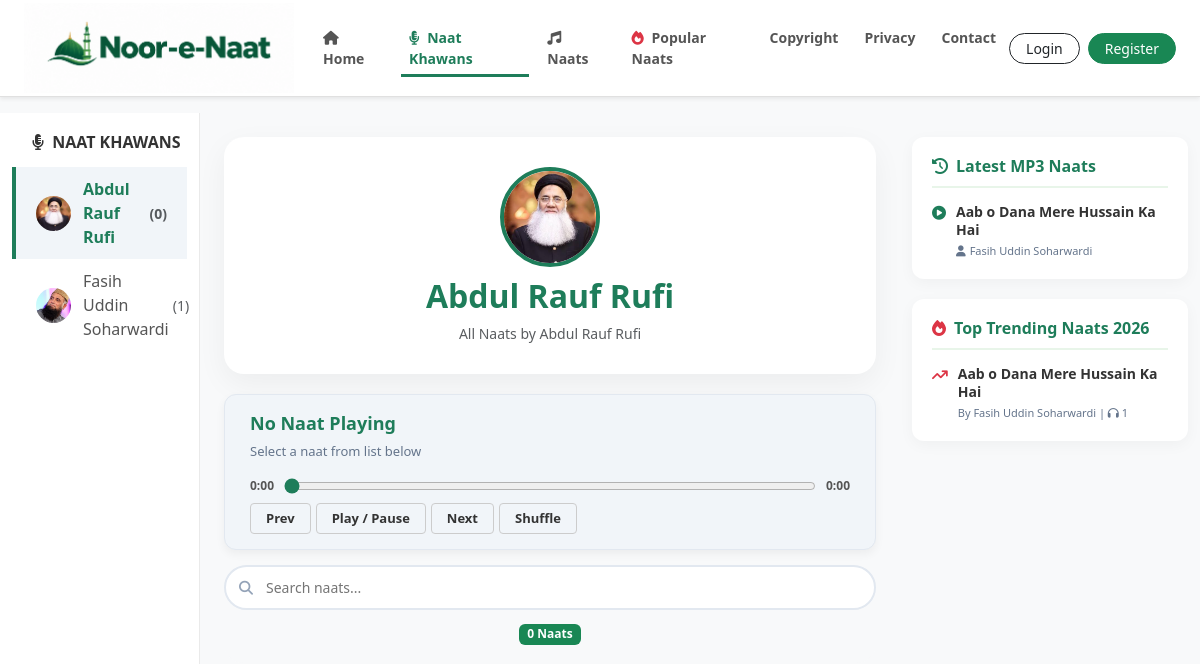
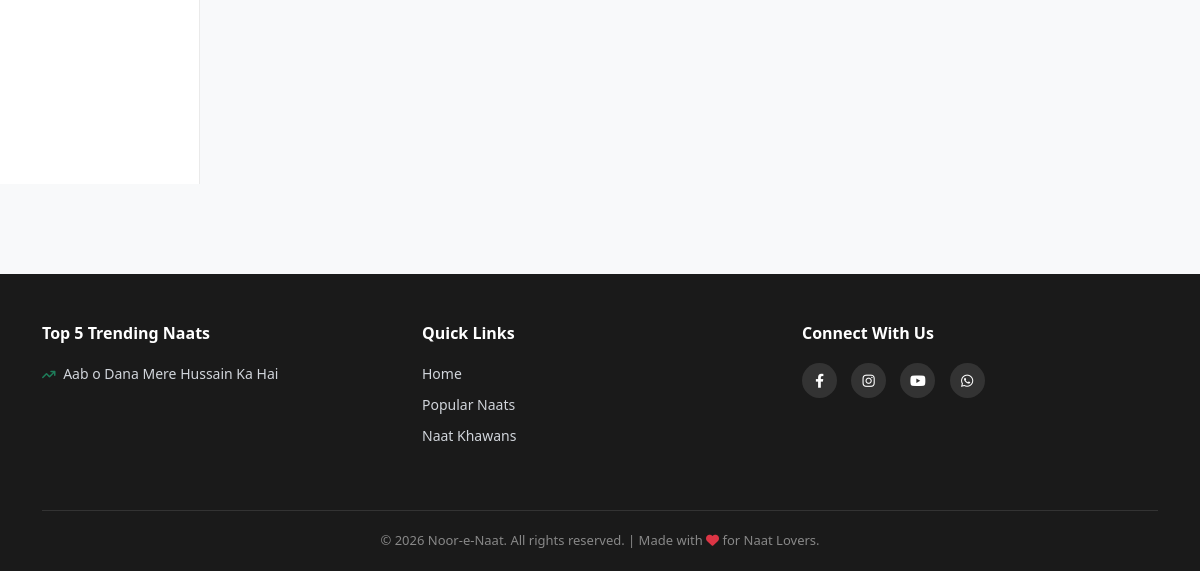
Before: /khawan/3/ with the older database file (2 pictures, top to bottom).
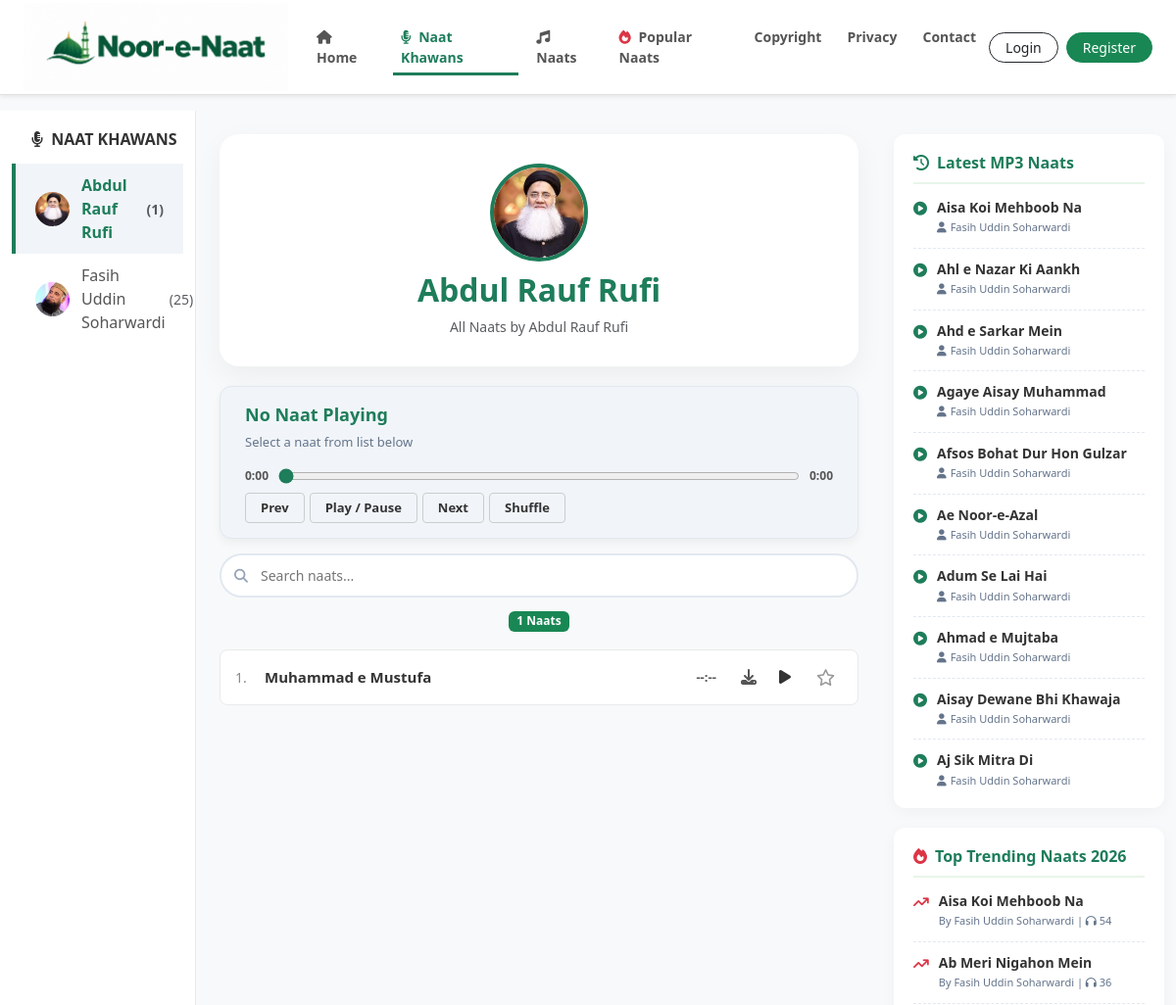
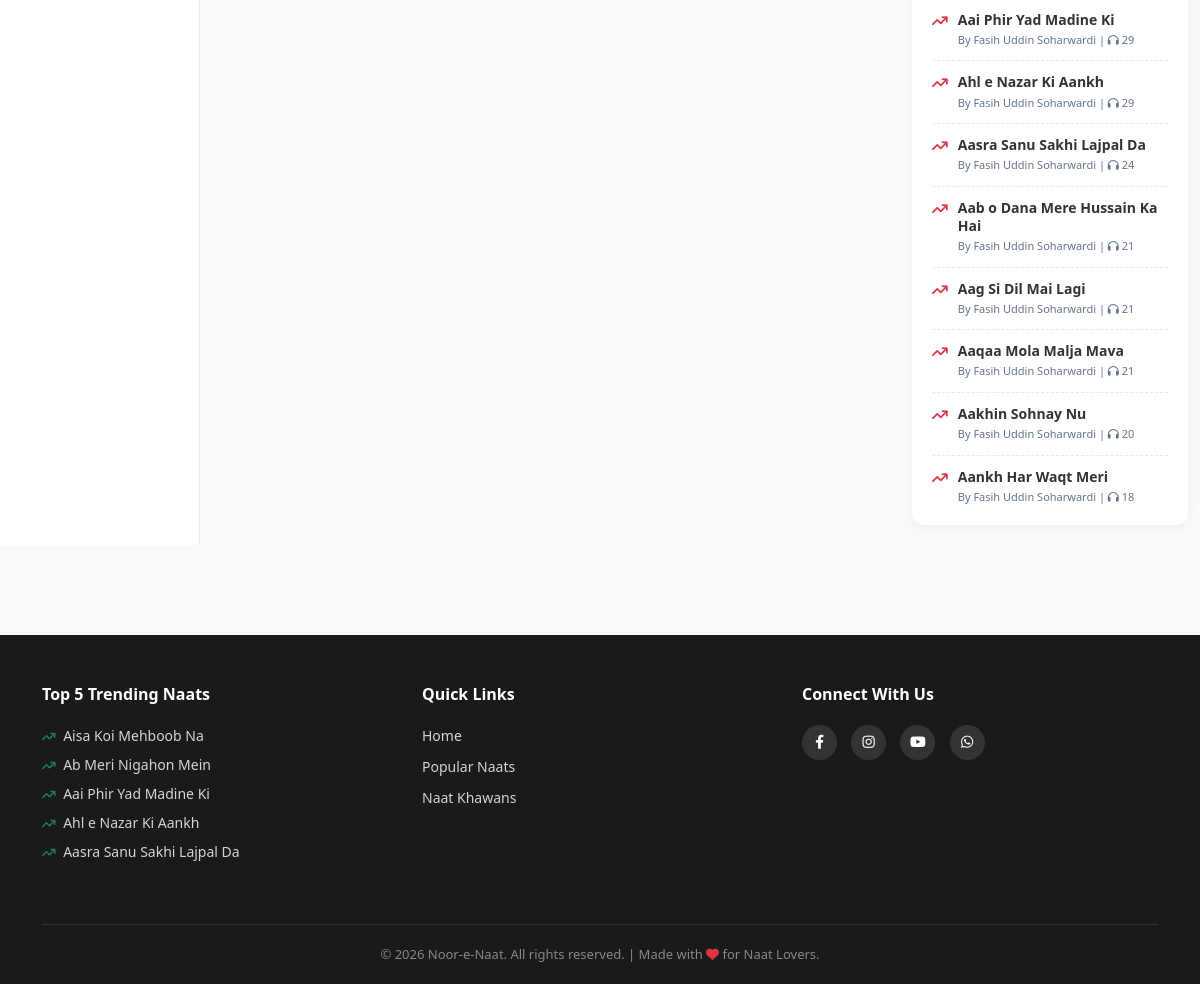
After: the same page with the newer database file (2 pictures, top to bottom).
### naat_app/models.py (models this page shows, shortened)
class NaatKhawan(models.Model):
    name = models.CharField(max_length=200)
    image = models.ImageField(upload_to='naat_khawan/', blank=True, null=True)

class Naat(models.Model):
    title = models.CharField(max_length=200)
    naat_khawan = models.ForeignKey(NaatKhawan, on_delete=models.CASCADE, related_name='naats')
    audio_file = models.FileField(upload_to='naats/')
    uploaded_at = models.DateTimeField(auto_now_add=True)
    is_live = models.BooleanField(default=True)
    is_popular = models.BooleanField(default=False)
    views = models.IntegerField(default=0, help_text="Kitni dafa suni gayi")

### naat_app/views.py (the view)
# urls.py: path('khawan/<int:khawan_id>/', views.naat_khawan_profile, name='khawan_profile'),
def naat_khawan_profile(request, khawan_id):
    khawan = get_object_or_404(NaatKhawan, id=khawan_id)
    naats_query = Naat.objects.filter(naat_khawan=khawan, is_live=True).order_by('-uploaded_at')
    query = request.GET.get('q')
    if query:
        naats_query = naats_query.filter(title__icontains=query)
    naats_list = list(naats_query)
    favorite_ids = []
    if request.user.is_authenticated:
        favorite_ids = list(Favorite.objects.filter(user=request.user).values_list('naat_id', flat=True))
    khawans = NaatKhawan.objects.annotate(naat_count=Count('naats', filter=Q(naats__is_live=True))).order_by('id')
    latest_naats = Naat.objects.filter(is_live=True).order_by('-uploaded_at')[:10]
    trending_naats = Naat.objects.filter(is_live=True).order_by('-views')[:10]
    context = {
        'khawan': khawan, 'naats': naats_list, 'khawans': khawans,
        'latest_naats': latest_naats, 'trending_naats': trending_naats,
        'search_query': query, 'favorite_ids': favorite_ids,
    }
    return render(request, 'profile.html', context)

### naat_app/templates/profile.html (shortened to what this page needs)
{% extends 'base.html' %}
{% block content %}
<div class="container-fluid mt-3">
    <div class="row">
        <div class="col-md-3 col-lg-2 sidebar d-none d-md-block">
            <h5><i class="fa-solid fa-microphone-lines me-1"></i> Naat Khawans</h5>
            {% for k in khawans %}
                <a href="{% url 'khawan_profile' k.id %}" class="khawan-link {% if k.id == khawan.id %}active{% endif %}">
                    {% if k.image %}<img src="{{ k.image.url }}" class="artist-img-sidebar" alt="{{ k.name }}">{% else %}<div class="artist-placeholder-sidebar"><i class="fa-solid fa-user"></i></div>{% endif %}
                    {{ k.name }} <span class="ms-1 text-muted small">({{ k.naat_count }})</span>
                </a>
            {% endfor %}
        </div>
        <div class="col-12 col-md-6 col-lg-7 main-content p-3 p-md-4">
            <div class="sticky-content-wrapper">
                <div class="profile-header">
                    {% if khawan.image %}
                        <img src="{{ khawan.image.url }}" class="profile-img" alt="{{ khawan.name }}">
                    {% else %}
                        <div class="profile-placeholder"><i class="fa-solid fa-user"></i></div>
                    {% endif %}
                    <h2 class="fw-bold" style="color: #1e7d5a;">{{ khawan.name }}</h2>
                    <p class="text-muted mb-0" style="font-size: 14px;">All Naats by {{ khawan.name }}</p>
                </div>
                <div class="top-player">
                    <div class="d-flex justify-content-between align-items-start">
                        <div>
                            <div class="tp-title" id="tp-title">No Naat Playing</div>
                            <div class="tp-artist" id="tp-artist">Select a naat from list below</div>
                        </div>
                    </div>
                    <div class="custom-audio-wrapper mb-2">
                        <span class="audio-time" id="tp-current">0:00</span>
                        <input type="range" id="tp-progress" class="audio-progress" value="0" min="0" max="100" step="0.1">
                        <span class="audio-time" id="tp-duration">0:00</span>
                    </div>
                    <div class="tp-controls d-flex">
                        <button type="button" onclick="tpPrev()">Prev</button>
                        <button type="button" onclick="tpToggle()" id="tp-play-btn">Play / Pause</button>
                        <button type="button" onclick="tpNext()">Next</button>
                        <button type="button" onclick="tpShuffle()" id="tp-shuffle-btn">Shuffle</button>
                    </div>
                </div>
                <div class="search-container">
                    <i class="fa-solid fa-magnifying-glass"></i>
                    <input type="text" id="searchInput" placeholder="Search naats..." autocomplete="off">
                </div>
                <div class="text-center mt-1 mb-2">
                    <span class="badge bg-success" id="naatCountBadge">{{ naats|length }} Naats</span>
                </div>
            </div>
            <div class="naat-list-container" id="naatsContainer">
                {% for naat in naats %}
                <div class="naat-list-item"
                     id="naat-card-{{ naat.id }}"
                     data-id="{{ naat.id }}"
                     data-title="{{ naat.title }}"
                     data-artist="{{ naat.naat_khawan.name }}"
                     data-url="{% url 'stream_naat' naat.id %}"
                     onclick="tpPlay({{ naat.id }})">
                    <div class="naat-index">{{ forloop.counter }}.</div>
                    <div class="flex-grow-1 d-flex align-items-center">
                        <p class="naat-title text-truncate mb-0">{{ naat.title }}</p>
                    </div>
                    <div class="naat-duration" id="dur-{{ naat.id }}">--:--</div>
                    <div class="d-flex align-items-center gap-2">
                        <a href="{% url 'download_naat' naat.id %}" class="download-icon" onclick="event.stopPropagation();" title="Download">
                            <i class="fa-solid fa-download"></i>
                        </a>
                        <button type="button" class="btn-play-list" onclick="event.stopPropagation(); tpPlay({{ naat.id }});">
                            <i class="fa-solid fa-play"></i>
                        </button>
                        <button type="button" class="fav-btn {% if naat.id in favorite_ids %}active{% endif %}" id="fav-{{ naat.id }}" onclick="event.stopPropagation(); tpToggleFav({{ naat.id }});" title="Add to Favorites">
                            <i class="{% if naat.id in favorite_ids %}fa-solid{% else %}fa-regular{% endif %} fa-star"></i>
                        </button>
                    </div>
                </div>
                {% endfor %}
            </div>
        </div>
        <div class="col-md-3 col-lg-3 d-none d-md-block mt-4">
            <div class="right-widget">
                <h5><i class="fa-solid fa-clock-rotate-left me-2"></i>Latest MP3 Naats</h5>
                {% for l_naat in latest_naats %}
                <div class="widget-item">
                    <i class="fa-solid fa-circle-play widget-icon"></i>
                    <div class="widget-text">
                        <a href="{% url 'naat_detail' l_naat.id %}">{{ l_naat.title }}</a>
                        <small><i class="fa-solid fa-user me-1"></i>{{ l_naat.naat_khawan.name }}</small>
                    </div>
                </div>
                {% endfor %}
            </div>
            <div class="right-widget">
                <h5><i class="fa-solid fa-fire text-danger me-2"></i>Top Trending Naats 2026</h5>
                {% for t_naat in trending_naats %}
                <div class="widget-item">
                    <i class="fa-solid fa-arrow-trend-up text-danger widget-icon"></i>
                    <div class="widget-text">
                        <a href="{% url 'naat_detail' t_naat.id %}">{{ t_naat.title }}</a>
                        <small>By {{ t_naat.naat_khawan.name }} | <i class="fa-solid fa-headphones"></i> {{ t_naat.views }}</small>
                    </div>
                </div>
                {% endfor %}
            </div>
        </div>
    </div>
</div>
{% endblock %}

### naat_app/templates/base.html (shortened to what this page needs)
{% load static %}
<!DOCTYPE html>
<html lang="en">
<head>
    <link href="https://cdn.jsdelivr.net/npm/bootstrap@5.3.0/dist/css/bootstrap.min.css" rel="stylesheet">
    <link rel="stylesheet" href="https://cdnjs.cloudflare.com/ajax/libs/font-awesome/6.4.0/css/all.min.css">
</head>
<body>
    <nav class="navbar navbar-expand-lg sticky-top shadow-sm">
        <div class="container-fluid px-4">
            <a class="navbar-brand d-flex align-items-center" href="/">
                <img src="{% static 'images/logo.png' %}" alt="Noor-e-Naat Logo">
            </a>
            <div class="collapse navbar-collapse" id="navbarNav">
                <ul class="navbar-nav mx-auto">
                    <li class="nav-item">
                        <a class="nav-link {% if request.resolver_match.url_name == 'home' %}active{% endif %}" href="{% url 'home' %}"><i class="fa-solid fa-house me-1"></i> Home</a>
                    </li>
                    <li class="nav-item">
                        <a class="nav-link {% if request.resolver_match.url_name == 'all_naat_khawans' or request.resolver_match.url_name == 'khawan_profile' %}active{% endif %}" href="{% url 'all_naat_khawans' %}"><i class="fa-solid fa-microphone-lines me-1"></i> Naat Khawans</a>
                    </li>
                    <li class="nav-item">
                        <a class="nav-link {% if request.resolver_match.url_name == 'all_naats' %}active{% endif %}" href="{% url 'all_naats' %}"><i class="fa-solid fa-music me-1"></i> Naats</a>
                    </li>
                    <li class="nav-item">
                        <a class="nav-link {% if request.resolver_match.url_name == 'popular_naats' %}active{% endif %}" href="{% url 'popular_naats' %}"><i class="fa-solid fa-fire text-danger me-1"></i> Popular Naats</a>
                    </li>
                    <li class="nav-item"><a class="nav-link {% if request.resolver_match.url_name == 'copyright_page' %}active{% endif %}" href="{% url 'copyright_page' %}">Copyright</a></li>
                    <li class="nav-item"><a class="nav-link {% if request.resolver_match.url_name == 'privacy_page' %}active{% endif %}" href="{% url 'privacy_page' %}">Privacy</a></li>
                    <li class="nav-item"><a class="nav-link {% if request.resolver_match.url_name == 'contact_page' %}active{% endif %}" href="{% url 'contact_page' %}">Contact</a></li>
                </ul>
                <div class="d-flex align-items-center gap-2 mt-3 mt-lg-0">
                    {% if user.is_authenticated %}
                        <div class="dropdown">
                            <button class="btn btn-outline-success btn-sm rounded-pill px-3 dropdown-toggle w-100" type="button" data-bs-toggle="dropdown">
                                <i class="fa-solid fa-user-circle me-1"></i> {{ user.username }}
                            </button>
                            <ul class="dropdown-menu dropdown-menu-end shadow border-0">
                                <li><a class="dropdown-item" href="{% url 'change_password' %}"><i class="fa-solid fa-key me-2 text-muted"></i>Change Password</a></li>
                                <li><hr class="dropdown-divider"></li>
                                <li><a class="dropdown-item text-danger" href="{% url 'logout' %}"><i class="fa-solid fa-right-from-bracket me-2"></i>Logout</a></li>
                            </ul>
                        </div>
                    {% else %}
                        <a href="{% url 'login' %}" class="btn btn-outline-dark btn-sm rounded-pill px-3 w-100">Login</a>
                        <a href="{% url 'register' %}" class="btn btn-success btn-sm rounded-pill px-3 w-100">Register</a>
                    {% endif %}
                </div>
            </div>
        </div>
    </nav>
    <div class="content-wrapper">
        {% block content %}{% endblock %}
    </div>
    <footer class="footer">
        <div class="container">
            <div class="row">
                <div class="col-md-4 mb-4 text-center text-md-start">
                    <h5>Top 5 Trending Naats</h5>
                    {% for t_naat in trending_naats|slice:":5" %}
                        <a href="{% url 'naat_detail' t_naat.id %}?autoplay=1" class="text-truncate d-block" style="max-width: 250px; margin-bottom: 8px; color: #d1d5db;">
                            <i class="fa-solid fa-arrow-trend-up me-1" style="font-size: 12px; color: #1e7d5a;"></i>
                            {{ t_naat.title }}
                        </a>
                    {% empty %}
                        <p class="small text-muted">No trending naats available.</p>
                    {% endfor %}
                </div>
                <div class="col-md-4 mb-4 text-center text-md-start">
                    <h5>Quick Links</h5>
                    <a href="{% url 'home' %}">Home</a>
                    <a href="{% url 'popular_naats' %}">Popular Naats</a>
                    <a href="{% url 'all_naat_khawans' %}">Naat Khawans</a>
                </div>
                <div class="col-md-4 mb-4 text-center text-md-start">
                    <h5>Connect With Us</h5>
                    <div class="social-icons mt-2">
                        <a href="#"><i class="fa-brands fa-facebook-f"></i></a>
                        <a href="#"><i class="fa-brands fa-instagram"></i></a>
                        <a href="#"><i class="fa-brands fa-youtube"></i></a>
                        <a href="#"><i class="fa-brands fa-whatsapp"></i></a>
                    </div>
                </div>
            </div>
            <div class="footer-bottom">
                &copy; 2026 Noor-e-Naat. All rights reserved. | Made with <i class="fa-solid fa-heart text-danger"></i> for Naat Lovers.
            </div>
        </div>
    </footer>
</body>
</html>

Changed rows visible on the page:
no longer on one of the page's lists (row edited): Naat: title "Aab o Dana Mere Hussain Ka Hai", naat_khawan.name "Fasih Uddin Soharwardi"
computed for NaatKhawan "Abdul Rauf Rufi": naat_count "0" → "1"
computed for NaatKhawan "Fasih Uddin Soharwardi": naat_count "1" → "25"
added Naat: title "Muhammad e Mustufa", shown under "Abdul Rauf Rufi"
added Naat: title "Aisa Koi Mehboob Na", naat_khawan.name "Fasih Uddin Soharwardi", views "54"
added Naat: title "Ahl e Nazar Ki Aankh", naat_khawan.name "Fasih Uddin Soharwardi", views "29"
added Naat: title "Ahd e Sarkar Mein", naat_khawan.name "Fasih Uddin Soharwardi", shown under "Latest MP3 Naats"
added Naat: title "Agaye Aisay Muhammad", naat_khawan.name "Fasih Uddin Soharwardi", shown under "Latest MP3 Naats"
added Naat: title "Afsos Bohat Dur Hon Gulzar", naat_khawan.name "Fasih Uddin Soharwardi", shown under "Latest MP3 Naats"
added Naat: title "Ae Noor-e-Azal", naat_khawan.name "Fasih Uddin Soharwardi", shown under "Latest MP3 Naats"
added Naat: title "Adum Se Lai Hai", naat_khawan.name "Fasih Uddin Soharwardi", shown under "Latest MP3 Naats"
added Naat: title "Ahmad e Mujtaba", naat_khawan.name "Fasih Uddin Soharwardi", shown under "Latest MP3 Naats"
added Naat: title "Aisay Dewane Bhi Khawaja", naat_khawan.name "Fasih Uddin Soharwardi", shown under "Latest MP3 Naats"
added Naat: title "Aj Sik Mitra Di", naat_khawan.name "Fasih Uddin Soharwardi", shown under "Latest MP3 Naats"
added Naat: title "Ab Meri Nigahon Mein", naat_khawan.name "Fasih Uddin Soharwardi", views "36"
added Naat: title "Aai Phir Yad Madine Ki", naat_khawan.name "Fasih Uddin Soharwardi", views "29"
added Naat: title "Aasra Sanu Sakhi Lajpal Da", naat_khawan.name "Fasih Uddin Soharwardi", views "24"
changed Naat "Aab o Dana Mere Hussain Ka Hai": views "1" → "21"
added Naat: title "Aag Si Dil Mai Lagi", naat_khawan.name "Fasih Uddin Soharwardi", views "21", shown under "Top Trending Naats 2026"
added Naat: title "Aaqaa Mola Malja Mava", naat_khawan.name "Fasih Uddin Soharwardi", views "21", shown under "Top Trending Naats 2026"
added Naat: title "Aakhin Sohnay Nu", naat_khawan.name "Fasih Uddin Soharwardi", views "20", shown under "Top Trending Naats 2026"
added Naat: title "Aankh Har Waqt Meri", naat_khawan.name "Fasih Uddin Soharwardi", views "18", shown under "Top Trending Naats 2026"
Other visible differences:
{{ naats|length }}: "0" → "1"
